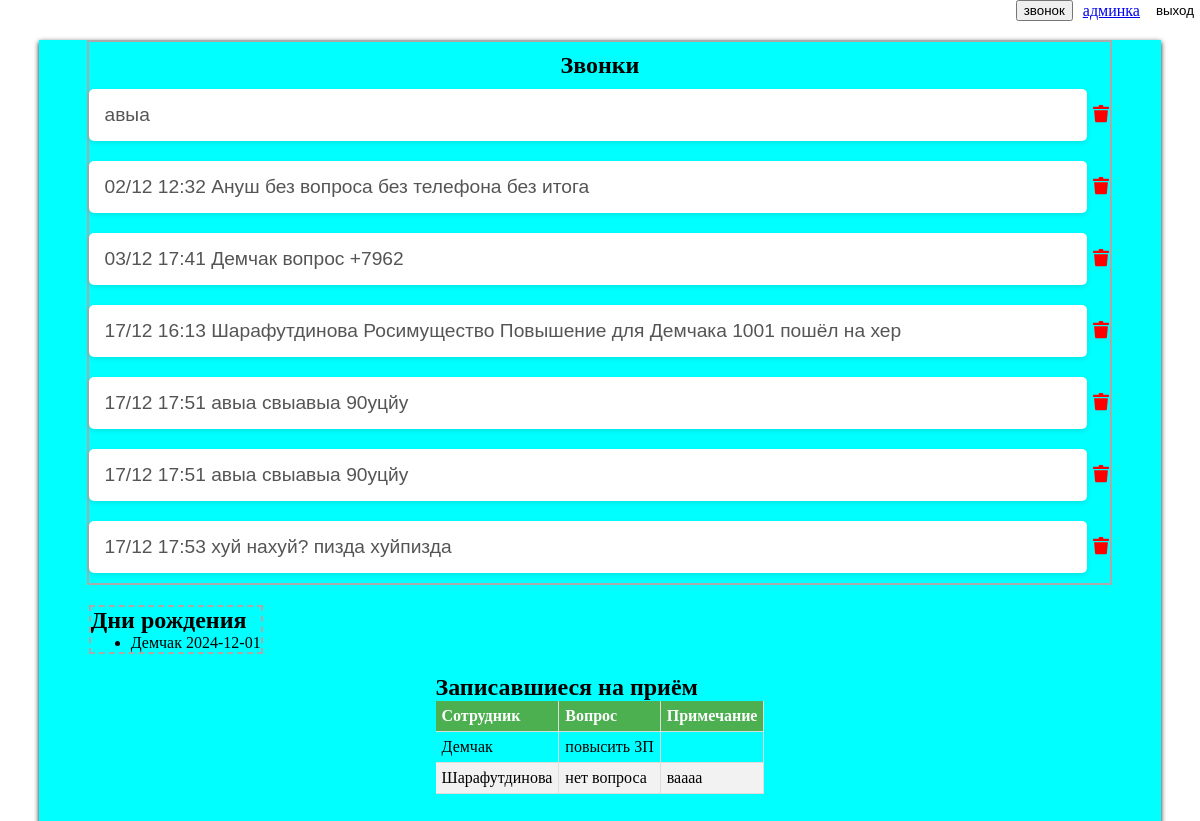
Before: / (signed in) with the older database file.
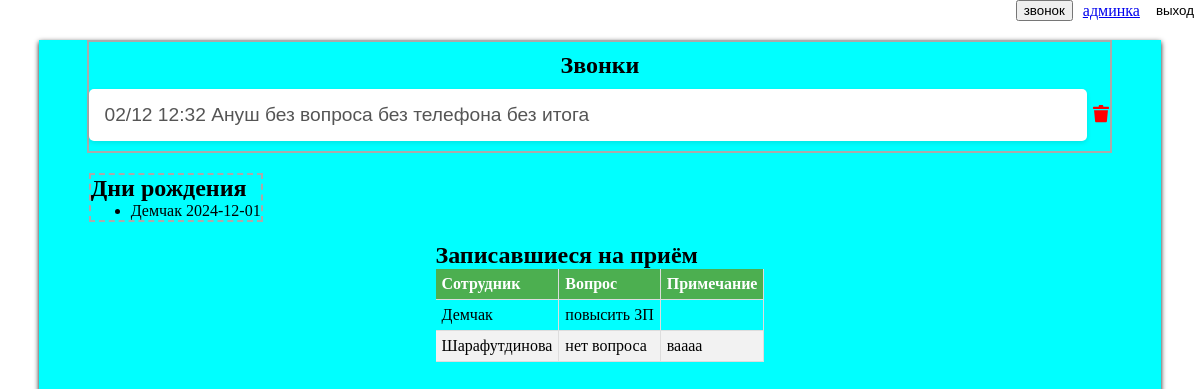
After: the same page with the newer database file.
### page/models.py (models this page shows, shortened)
class Call(models.Model):
    date = models.DateTimeField(
        verbose_name='Дата',
        blank=True,
        null=True,
        help_text='Дата',
    )
    full_name = models.TextField(
        max_length=70,
        verbose_name='ФИО Организация Должность',
        help_text='ФИО Организация Должность'
    )
    question = models.TextField(
        max_length=200,
        blank=True,
        null=True,
        verbose_name='Вопрос',
        help_text='Суть вопроса'
    )
    telephone = models.TextField(
        max_length=15,
        blank=True,
        null=True,
        verbose_name='Телефон',
        help_text='Телефон'
    )
    result = models.TextField(
        max_length=200,
        blank=True,
        null=True,
        verbose_name='Итог',
        help_text='Итог'
    )
    class Meta:
        ordering = ('date',)
        verbose_name = 'Звонок'
        verbose_name_plural = 'Звонки'

class Birthday(models.Model):
    full_name = models.TextField(
        max_length=100,
        verbose_name='ФИО',
        help_text='ФИО'
    )
    date = models.DateField(
        blank=True,
        null=True,
        verbose_name='Дата рождения',
        help_text='Дата рождения'
    )
    class Meta:
        verbose_name = 'день рождения'
        verbose_name_plural = 'дни рождения'

class Reception(models.Model):
    full_name = models.TextField(
        max_length=100,
        verbose_name='ФИО',
        help_text='ФИО'
    )
    question = models.TextField(
        max_length=200,
        blank=True,
        null=True,
        verbose_name='Вопрос',
        help_text='Вопрос'
    )
    other = models.TextField(
        max_length=200,
        blank=True,
        null=True,
        verbose_name='Дополнительно',
        help_text='Дополнительно'
    )
    class Meta:
        verbose_name = 'посещение'
        verbose_name_plural = 'посещения'

### page/views.py (the view)
# urls.py: path('', index, name='index'),
@login_required
def index(request):
    calls = Call.objects.all()
    birthdays = Birthday.objects.all()
    receptions = Reception.objects.all()
    if request.method == 'POST':
        form = CallForm(request.POST)
        if form.is_valid():
            form.save()
            return redirect('index')  # Перенаправление на главную страницу после успешного сохранения
    else:
        form = CallForm()
    context = {
        'calls': calls,
        'birthdays': birthdays,
        'receptions': receptions,
        'form': form,
    }
    return render(request, 'index.html', context)

### templates/index.html (shortened to what this page needs)
{% extends 'base.html' %}
{% load static %}
{% block content %}
<body>
  {% include 'includes/header.html' %}
  <main class="page">
    <section class="section_call">
      <h2 class="call_title">Звонки</h2>
      <ul class="call_ul">
        {% for call in calls %}
        <div class="call_li">
        <li class="call_li_item" data-id="{{ call.id }}">
          <span data-date_time="{{ call.date }}" class="call_datetime">{{ call.date|date:"d/m H:i" }}</span>
          <span class="call_full_name">{{ call.full_name }}</span>
          <span class="call_question">{{ call.question }}</span>
          <span class="call_telephone">{{ call.telephone }}</span>
          <span class="call_result">{{ call.result }}</span>
        </li>
        <form method="post" action="{% url 'delete-call' call.id %}">
          <button class="call_delete" type="submit"></button>
        </form>
      </div>
        {% endfor %}
      </ul>
    </section>
    <section class="section_birthday">
      <h2>Дни рождения</h2>
      <ul class="ul_birthday">
        {% for birthday in birthdays %}
        <li>
          {{ birthday.full_name }}
          {{ birthday.date|date:"Y-m-d" }}
          {% endfor %}
        </li>
      </ul>
    </section>
    <section class="section_reception">
      <h2>Записавшиеся на приём</h2>
        <table>
          <thead>
              <tr>
                  <th>Сотрудник</th>
                  <th>Вопрос</th>
                  <th>Примечание</th>
              </tr>
          </thead>
          <tbody>
            {% for reception in receptions %}
            <tr>
              <td>{{ reception.full_name }}</td>
              <td>{{ reception.question }}</td>
              <td>{{ reception.other }}</td>
            </tr>
            {% endfor %}
          </tbody>
        </table>
    </section>
  </main>
</body>
{% endblock %}

### templates/base.html (shortened to what this page needs)
<!DOCTYPE html>
<html lang="ru">
  {% load static %}
  <head>
    <link rel="stylesheet" href="{% static 'index.css' %}">
  </head>
    {% block content %}{% endblock %}
</html>

### templates/includes/header.html (shortened to what this page needs)
<header class="header">
	<nav>
		<ul class="header_nav">
			<li>
				<button class="button_popup_call" type="button">звонок</button>
			</li>
			<li>
				<a href="/admin">админка</a>
			</li>
			<li>
				<form method="post" action="{% url 'logout' %}">
					<button class="button_exit" type="submit">выход</button>
				</form>
			</li>
		</ul>
	</nav>
</header>

### static/index.css (style rules this page uses)
*, *::before, *::after { box-sizing: border-box; margin: 0; }
.header { width: 100%; height: 25px; }
.header_nav { display: flex; justify-content: flex-end; align-items: center; list-style-type: none; gap: 10px; }
.button_exit { background: inherit; border: none; border-bottom: 1px solid white; }
.page { width: 297mm; height: 210mm; margin: 15px auto 0; background-color: aqua; display: flex; flex-direction: column; justify-content: flex-start; align-items: center; gap: 20px; box-shadow: 0 2px 5px #111; }
.section_call { width: 1025px; border: 2px solid #aaa; }
.call_title { text-align: center; margin-top: 10px; }
.call_ul { list-style-type: none; padding: 0; }
.call_ul li { width: 1000px; background-color: #fff; margin: 10px 0; padding: 15px; border-radius: 5px; box-shadow: 0 2px 5px rgba(0, 0, 0, 0.1); font-family: 'Arial', sans-serif; font-size: 1.2em; color: #555; transition: background-color 0.3s, transform 0.3s; }
.call_li { display: flex; align-items: center; gap: 5px; }
.call_delete { width: 18px; height: 18px; background: transparent url('./images/delete-icon.svg') center no-repeat; background-size: 18px 18px; border: none; cursor: pointer; }
.section_birthday { border: 2px dashed #aaa; align-self: flex-start; margin-left: 50px; }
table { width: 100%; border-collapse: collapse; margin-bottom: 20px; }
thead { background-color: #4CAF50; color: white; }
th, td { padding: 6px; text-align: left; border-bottom: 1px solid #ddd; border-right: 1px solid #ddd; }
th { font-weight: bold; }
tbody tr:nth-child(even) { background-color: #f2f2f2; }

Changed rows visible on the page:
removed Call: full_name "авыа"
removed Call: date "03/12 17:41", full_name "Демчак", question "вопрос", telephone "+7962"
removed Call: date "17/12 16:13", full_name "Шарафутдинова Росимущество", question "Повышение для Демчака", telephone "1001", result "пошёл на хер"
removed Call: date "17/12 17:51", full_name "авыа", question "свыавыа", result "90уцйу"
removed Call: date "17/12 17:51", full_name "авыа", question "свыавыа", result "90уцйу"
removed Call: date "17/12 17:53", full_name "хуй", question "нахуй?", telephone "пизда", result "хуйпизда"
